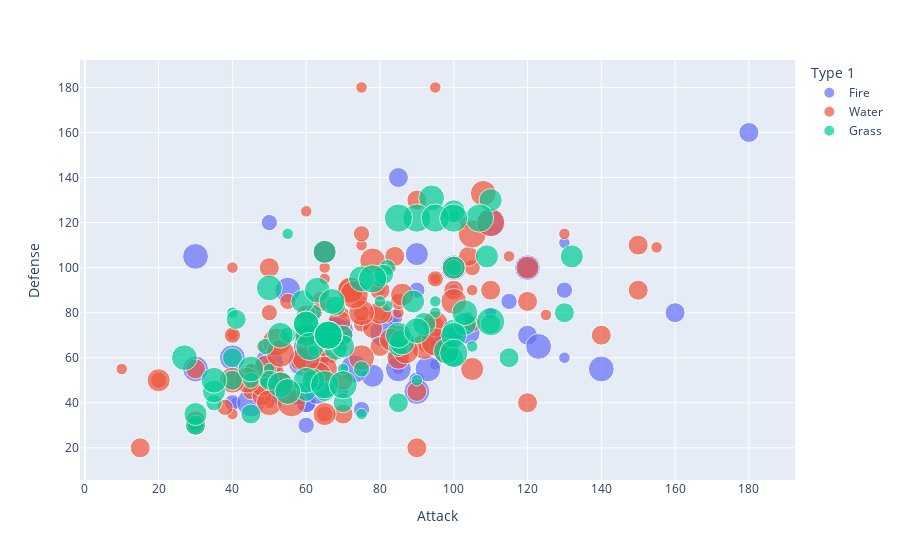

The notebook cell this image was saved under:
### Markdown cell above
### Scatterplots

Showing the correlation betwween the Attack and Defense of the basic types over Generations.

### Code cell
fire_data = fire_data.assign(**{"Type 1": "Fire"})
water_data = water_data.assign(**{"Type 1": "Water"})
grass_data = grass_data.assign(**{"Type 1": "Grass"})

basic_types = pd.concat([fire_data, water_data, grass_data])

px.scatter(
    basic_types,
    x='Attack',
    y='Defense',
    color='Type 1',
    hover_name='Name',
    size='Generation'
)

### Figure 1 — Plotly figure (JSON) as saved in the notebook; plotly's stock layout.template omitted (floating-point values rounded to 4 significant figures)
{"data": [{"hovertemplate": "<b>%{hovertext}</b><br><br>Type 1=Fire<br>Attack=%{x}<br>Defense=%{y}<br>Generation=%{marker.size}<extra></extra>", "hovertext": ["Charmander", "Charmeleon", "Charizard", "CharizardMega Charizard X", "CharizardMega Charizard Y", "Vulpix", "Ninetales", "Growlithe", "Arcanine", "Ponyta", "Rapidash", "Magmar", "Flareon", "Moltres", "Cyndaquil", "Quilava", "Typhlosion", "Slugma", "Magcargo", "Houndour", "Houndoom", "HoundoomMega Houndoom", "Magby", "Entei", "Ho-oh", "Torchic", "Combusken", "Blaziken", "BlazikenMega Blaziken", "Numel", "Camerupt", "CameruptMega Camerupt", "Torkoal", "GroudonPrimal Groudon", "Chimchar", "Monferno", "Infernape", "Magmortar", "RotomHeat Rotom", "Heatran", "Victini", "Tepig", "Pignite", "Emboar", "Pansear", "Simisear", "Darumaka", "DarmanitanStandard Mode", "DarmanitanZen Mode", "Litwick", "Lampent", "Chandelure", "Heatmor", "Larvesta", "Volcarona", "Reshiram", "Fennekin", "Braixen", "Delphox", "Fletchinder", "Talonflame", "Litleo", "Pyroar", "Volcanion"], "legendgroup": "Fire", "marker": {"color": "#636efa", "size": [1, 1, 1, 1, 1, 1, 1, 1, 1, 1, 1, 1, 1, 1, 2, 2, 2, 2, 2, 2, 2, 2, 2, 2, 2, 3, 3, 3, 3, 3, 3, 3, 3, 3, 4, 4, 4, 4, 4, 4, 5, 5, 5, 5, 5, 5, 5, 5, 5, 5, 5, 5, 5, 5, 5, 5, 6, 6, 6, 6, 6, 6, 6, 6], "sizemode": "area", "sizeref": 0.015, "symbol": "circle"}, "mode": "markers", "name": "Fire", "orientation": "v", "showlegend": true, "type": "scatter", "x": [52, 64, 84, 130, 104, 41, 76, 70, 110, 85, 100, 95, 130, 100, 52, 64, 84, 40, 50, 60, 90, 90, 75, 115, 130, 60, 85, 120, 160, 60, 100, 120, 85, 180, 58, 78, 104, 95, 65, 90, 100, 63, 93, 123, 53, 98, 90, 140, 30, 30, 40, 55, 97, 85, 60, 120, 45, 59, 69, 73, 81, 50, 68, 110], "xaxis": "x", "y": [43, 58, 78, 111, 78, 40, 75, 45, 80, 55, 70, 57, 60, 90, 43, 58, 78, 40, 120, 30, 50, 90, 37, 85, 90, 40, 60, 70, 80, 40, 70, 100, 140, 160, 44, 52, 71, 67, 107, 106, 100, 45, 55, 65, 48, 63, 45, 55, 105, 55, 60, 90, 66, 55, 65, 100, 40, 58, 72, 55, 71, 58, 72, 120], "yaxis": "y"}, {"hovertemplate": "<b>%{hovertext}</b><br><br>Type 1=Water<br>Attack=%{x}<br>Defense=%{y}<br>Generation=%{marker.size}<extra></extra>", "hovertext": ["Squirtle", "Wartortle", "Blastoise", "BlastoiseMega Blastoise", "Psyduck", "Golduck", "Poliwag", "Poliwhirl", "Poliwrath", "Tentacool", "Tentacruel", "Slowpoke", "Slowbro", "SlowbroMega Slowbro", "Seel", "Dewgong", "Shellder", "Cloyster", "Krabby", "Kingler", "Horsea", "Seadra", "Goldeen", "Seaking", "Staryu", "Starmie", "Magikarp", "Gyarados", "GyaradosMega Gyarados", "Lapras", "Vaporeon", "Omanyte", "Omastar", "Kabuto", "Kabutops", "Totodile", "Croconaw", "Feraligatr", "Chinchou", "Lanturn", "Marill", "Azumarill", "Politoed", "Wooper", "Quagsire", "Slowking", "Qwilfish", "Corsola", "Remoraid", "Octillery", "Mantine", "Kingdra", "Suicune", "Mudkip", "Marshtomp", "Swampert", "SwampertMega Swampert", "Lotad", "Lombre", "Ludicolo", "Wingull", "Pelipper", "Surskit", "Carvanha", "Sharpedo", "SharpedoMega Sharpedo", "Wailmer", "Wailord", "Barboach", "Whiscash", "Corphish", "Crawdaunt", "Feebas", "Milotic", "Spheal", "Sealeo", "Walrein", "Clamperl", "Huntail", "Gorebyss", "Relicanth", "Luvdisc", "Kyogre", "KyogrePrimal Kyogre", "Piplup", "Prinplup", "Empoleon", "Bibarel", "Buizel", "Floatzel", "Shellos", "Gastrodon", "Finneon", "Lumineon", "Mantyke", "RotomWash Rotom", "Palkia", "Phione", "Manaphy", "Oshawott", "Dewott", "Samurott", "Panpour", "Simipour", "Tympole", "Palpitoad", "Seismitoad", "Basculin", "Tirtouga", "Carracosta", "Ducklett", "Swanna", "Frillish", "Jellicent", "Alomomola", "KeldeoOrdinary Forme", "KeldeoResolute Forme", "Froakie", "Frogadier", "Greninja", "Binacle", "Barbaracle", "Skrelp", "Clauncher", "Clawitzer", "Volcanion"], "legendgroup": "Water", "marker": {"color": "#EF553B", "size": [1, 1, 1, 1, 1, 1, 1, 1, 1, 1, 1, 1, 1, 1, 1, 1, 1, 1, 1, 1, 1, 1, 1, 1, 1, 1, 1, 1, 1, 1, 1, 1, 1, 1, 1, 2, 2, 2, 2, 2, 2, 2, 2, 2, 2, 2, 2, 2, 2, 2, 2, 2, 2, 3, 3, 3, 3, 3, 3, 3, 3, 3, 3, 3, 3, 3, 3, 3, 3, 3, 3, 3, 3, 3, 3, 3, 3, 3, 3, 3, 3, 3, 3, 3, 4, 4, 4, 4, 4, 4, 4, 4, 4, 4, 4, 4, 4, 4, 4, 5, 5, 5, 5, 5, 5, 5, 5, 5, 5, 5, 5, 5, 5, 5, 5, 5, 5, 6, 6, 6, 6, 6, 6, 6, 6, 6], "sizemode": "area", "sizeref": 0.015, "symbol": "circle"}, "mode": "markers", "name": "Water", "orientation": "v", "showlegend": true, "type": "scatter", "x": [48, 63, 83, 103, 52, 82, 50, 65, 95, 40, 70, 65, 75, 75, 45, 70, 65, 95, 105, 130, 40, 65, 67, 92, 45, 75, 10, 125, 155, 85, 65, 40, 60, 80, 115, 65, 80, 105, 38, 58, 20, 50, 75, 45, 85, 75, 95, 55, 65, 105, 40, 95, 75, 70, 85, 110, 150, 30, 50, 70, 30, 50, 30, 90, 120, 140, 70, 90, 48, 78, 80, 120, 15, 60, 40, 60, 80, 64, 104, 84, 90, 30, 100, 150, 51, 66, 86, 85, 65, 105, 48, 83, 49, 69, 20, 65, 120, 80, 100, 55, 75, 100, 53, 98, 50, 65, 95, 92, 78, 108, 44, 87, 40, 60, 75, 72, 72, 56, 63, 95, 52, 105, 60, 53, 73, 110], "xaxis": "x", "y": [65, 80, 100, 120, 48, 78, 40, 65, 95, 35, 65, 65, 110, 180, 55, 80, 100, 180, 90, 115, 70, 95, 60, 65, 55, 85, 55, 79, 109, 80, 60, 100, 125, 90, 105, 64, 80, 100, 38, 58, 50, 80, 75, 45, 85, 80, 75, 85, 35, 75, 70, 95, 115, 50, 70, 90, 110, 30, 50, 70, 30, 100, 32, 20, 40, 70, 35, 45, 43, 73, 65, 85, 20, 79, 50, 70, 90, 85, 105, 105, 130, 55, 90, 90, 53, 68, 88, 60, 35, 55, 48, 68, 56, 76, 50, 107, 100, 80, 100, 45, 60, 85, 48, 63, 40, 55, 75, 65, 103, 133, 50, 63, 50, 70, 80, 90, 90, 40, 52, 67, 67, 115, 60, 62, 88, 120], "yaxis": "y"}, {"hovertemplate": "<b>%{hovertext}</b><br><br>Type 1=Grass<br>Attack=%{x}<br>Defense=%{y}<br>Generation=%{marker.size}<extra></extra>", "hovertext": ["Bulbasaur", "Ivysaur", "Venusaur", "VenusaurMega Venusaur", "Oddish", "Gloom", "Vileplume", "Paras", "Parasect", "Bellsprout", "Weepinbell", "Victreebel", "Exeggcute", "Exeggutor", "Tangela", "Chikorita", "Bayleef", "Meganium", "Bellossom", "Hoppip", "Skiploom", "Jumpluff", "Sunkern", "Sunflora", "Celebi", "Treecko", "Grovyle", "Sceptile", "SceptileMega Sceptile", "Lotad", "Lombre", "Ludicolo", "Seedot", "Nuzleaf", "Shiftry", "Shroomish", "Breloom", "Roselia", "Cacnea", "Cacturne", "Lileep", "Cradily", "Tropius", "Turtwig", "Grotle", "Torterra", "Budew", "Roserade", "WormadamPlant Cloak", "Cherubi", "Cherrim", "Carnivine", "Snover", "Abomasnow", "AbomasnowMega Abomasnow", "Tangrowth", "Leafeon", "RotomMow Rotom", "ShayminLand Forme", "ShayminSky Forme", "Snivy", "Servine", "Serperior", "Pansage", "Simisage", "Sewaddle", "Swadloon", "Leavanny", "Cottonee", "Whimsicott", "Petilil", "Lilligant", "Maractus", "Deerling", "Sawsbuck", "Foongus", "Amoonguss", "Ferroseed", "Ferrothorn", "Virizion", "Chespin", "Quilladin", "Chesnaught", "Skiddo", "Gogoat", "Phantump", "Trevenant", "PumpkabooAverage Size", "PumpkabooSmall Size", "PumpkabooLarge Size", "PumpkabooSuper Size", "GourgeistAverage Size", "GourgeistSmall Size", "GourgeistLarge Size", "GourgeistSuper Size"], "legendgroup": "Grass", "marker": {"color": "#00cc96", "size": [1, 1, 1, 1, 1, 1, 1, 1, 1, 1, 1, 1, 1, 1, 1, 2, 2, 2, 2, 2, 2, 2, 2, 2, 2, 3, 3, 3, 3, 3, 3, 3, 3, 3, 3, 3, 3, 3, 3, 3, 3, 3, 3, 4, 4, 4, 4, 4, 4, 4, 4, 4, 4, 4, 4, 4, 4, 4, 4, 4, 5, 5, 5, 5, 5, 5, 5, 5, 5, 5, 5, 5, 5, 5, 5, 5, 5, 5, 5, 5, 6, 6, 6, 6, 6, 6, 6, 6, 6, 6, 6, 6, 6, 6, 6], "sizemode": "area", "sizeref": 0.015, "symbol": "circle"}, "mode": "markers", "name": "Grass", "orientation": "v", "showlegend": true, "type": "scatter", "x": [49, 62, 82, 100, 50, 65, 80, 70, 95, 75, 90, 105, 40, 95, 55, 49, 62, 82, 80, 35, 45, 55, 30, 75, 100, 45, 65, 85, 110, 30, 50, 70, 40, 70, 100, 40, 130, 60, 85, 115, 41, 81, 68, 68, 89, 109, 30, 70, 59, 35, 60, 100, 62, 92, 132, 100, 110, 65, 100, 103, 45, 60, 75, 53, 98, 53, 63, 103, 27, 67, 35, 60, 86, 60, 100, 55, 85, 50, 94, 90, 61, 78, 107, 65, 100, 70, 110, 66, 66, 66, 66, 90, 85, 95, 100], "xaxis": "x", "y": [49, 63, 83, 123, 55, 70, 85, 55, 80, 35, 50, 65, 80, 85, 115, 65, 80, 100, 95, 40, 50, 70, 30, 55, 100, 35, 45, 65, 75, 30, 50, 70, 50, 40, 60, 60, 80, 45, 40, 60, 77, 97, 83, 64, 85, 105, 35, 65, 85, 45, 70, 72, 50, 75, 105, 125, 130, 107, 100, 75, 55, 75, 95, 48, 63, 70, 90, 80, 60, 85, 50, 75, 67, 50, 70, 45, 70, 91, 131, 72, 65, 95, 122, 48, 62, 48, 76, 70, 70, 70, 70, 122, 122, 122, 122], "yaxis": "y"}], "layout": {"autosize": true, "legend": {"itemsizing": "constant", "title": {"text": "Type 1"}, "tracegroupgap": 0}, "margin": {"t": 60}, "xaxis": {"anchor": "y", "autorange": false, "domain": [0, 1], "range": [-1.318, 192.5], "title": {"text": "Attack"}, "type": "linear"}, "yaxis": {"anchor": "x", "autorange": true, "domain": [0, 1], "range": [0.324, 195.5], "title": {"text": "Defense"}, "type": "linear"}}}
